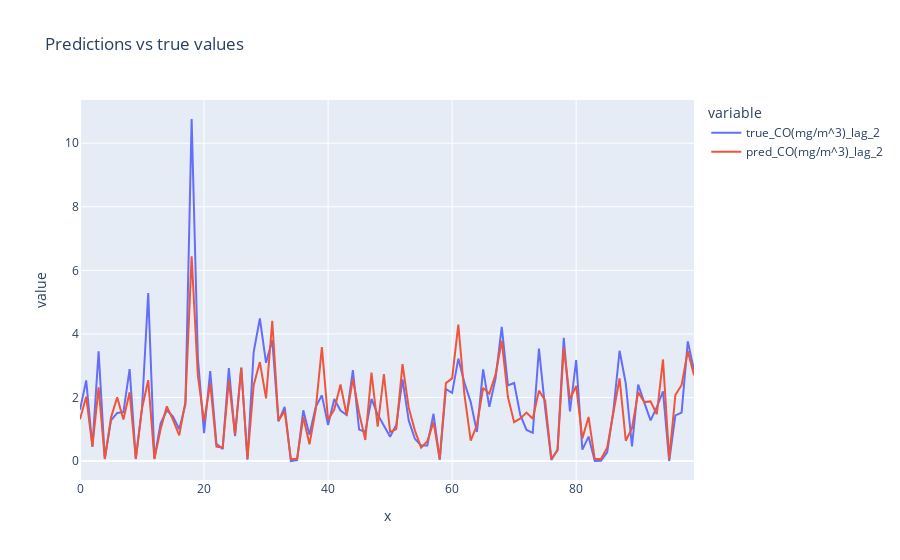

The code cell stored with this chart in its notebook:
### Code cell
# plot predictions
fig = px.line(y_compare.iloc[:100], x= [i for i in range(0,100)], y = ["true_CO(mg/m^3)_lag_2", "pred_CO(mg/m^3)_lag_2"], title='Predictions vs true values')
fig.show()
